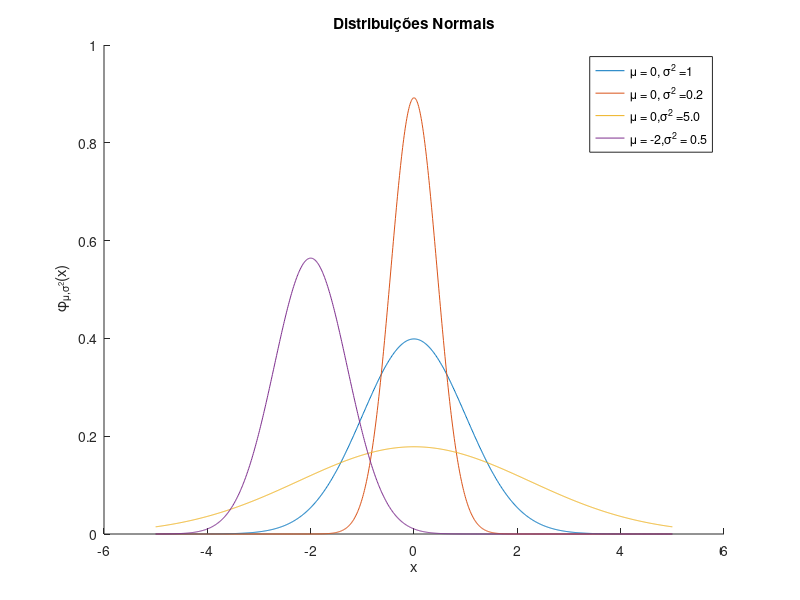
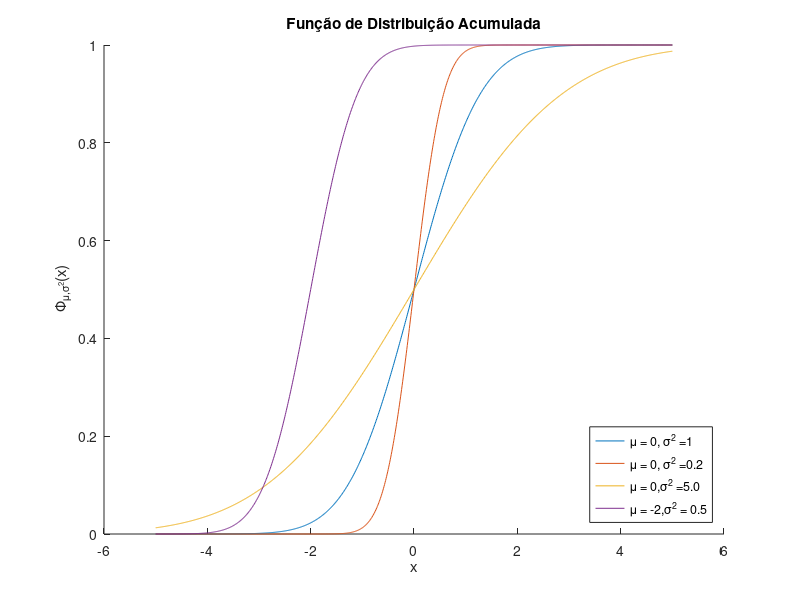

These charts were generated, in order, by the following MATLAB code: (Note: this script raises an error after producing the figures.)
addpath(['./' 'equation_root'], ['./' 'integral_func'])


% Seção 1
printf("==================\n");
printf("     Seção 1\n");
printf("==================\n");


% Tarefa 1
pkg load statistics;


% Tarefa 2
printf("\n\n\n==== Tarefa 2 ===\n");
FDP_Normal = @(x, mu, sigma) 1/sqrt(2.* pi .* sigma.^2).* exp(-(x-mu).^2/(2.*sigma.^2))


% Tarefa 3
printf("\n\n\n==== Tarefa 3 ===\n");
printf("FDP_Normal(0, 0, 1) - normpdf(0, 0, 1) = %f\n", FDP_Normal(0, 0, 1) - normpdf(0, 0, 1));
printf("FDP_Normal(0, 1, 2) - normpdf(0, 1, 2) = %f\n", FDP_Normal(0, 1, 2) - normpdf(0, 1, 2));
printf("Gerando a, b, c aleatórios entre 0 e 1 ...\n");
a = rand();
b = rand();
c = rand();
printf("a = %f\nb = %f\nc = %f\n", a, b, c);
printf("FDP_Normal(a, b, c) - normpdf(a, b, c) = %f\n", FDP_Normal(a, b, c) - normpdf(a, b, c));


% Tarefa 4
xx = -5:0.01:5;
hold on;
plot(xx, normpdf(xx, 0, 1));
plot(xx, normpdf(xx, 0, sqrt(0.2)));
plot(xx, normpdf(xx, 0, sqrt(5.0)));
plot(xx, normpdf(xx, -2, sqrt(0.5)));

% Adicionar legenda
legend('\mu = 0, \sigma^2 =1', '\mu = 0, \sigma^2 =0.2', '\mu = 0,\sigma^2 =5.0', '\mu = -2,\sigma^2 = 0.5');

% Nome nos eixos e título
xlabel('x');
ylabel(' \phi_{\mu,\sigma^2}(x)');
title('Distribuições Normais');

hold off;


% Tarefa 5
printf("\n\n\n==== Tarefa 5 ===\n");
FDA_Normal = @(x, mu, sigma) 1/2 * (1 + erf((x-mu)/(sigma * sqrt(2))))
printf("FDA_Normal(0, 0, 1) - normcdf(0, 0, 1) = %f\n", FDA_Normal(0, 0, 1) - normcdf(0, 0, 1));
printf("FDA_Normal(0, 1, 2) - normcdf(0, 1, 2) = %f\n", FDA_Normal(0, 1, 2) - normcdf(0, 1, 2));
printf("Gerando a, b, c aleatórios entre 0 e 1 ...\n");
a = rand();
b = rand();
c = rand();
printf("a = %f\nb = %f\nc = %f\n", a, b, c);
printf("FDA_Normal(a, b, c) - normcdf(a, b, c) = %f\n", FDA_Normal(a, b, c) - normcdf(a, b, c));

figure()
hold on
plot(xx, normcdf(xx, 0, 1));
plot(xx, normcdf(xx, 0, sqrt(0.2)));
plot(xx, normcdf(xx, 0, sqrt(5.0)));
plot(xx, normcdf(xx, -2, sqrt(0.5)));

% Adicionar legenda
legend('\mu = 0, \sigma^2 =1', '\mu = 0, \sigma^2 =0.2', '\mu = 0,\sigma^2 =5.0', '\mu = -2,\sigma^2 = 0.5', 'Location', 'southeast');

% Nome nos eixos e título
xlabel('x');
ylabel(' \Phi_{\mu,\sigma^2}(x)');
title('Função de Distribuição Acumulada');



% Tarefa 6
printf("\n\n\n==== Tarefa 6 ===\n");
printf("FDA = 0.99  ==>   1/2 * (1 + erf((x-mu)/(sigma * sqrt(2)))) = 0.99   ==>\n");
printf("erf((x-mu)/(sigma * sqrt(2))) = (0.99 * 2) - 1   ==>   x = erfinv((0.99 * 2) - 1) * sigma * sqrt(2) + mu\n");
printf("x = erfinv(0.98) * sqrt(0.5) * sqrt(2) + (-2)\n");
printf("x = erfinv(49/50) - 2\n");
x = erfinv(49/50) - 2


% Tarefa 7
mu = -2;
sigma = 0.7;
func = @(x) FDP_Normal(x, mu, sigma);
a = mu - 10 * sigma;
b = 10;
erros = zeros([12 4]);
fprintf('------------------------------------------------------------------------------------------\n');
fprintf('|   n   |   Trapezios   |   Simpson   |   Simpson 3/8   |   Quadratura Gaussiana   |\n');
fprintf('------------------------------------------------------------------------------------------\n');

for n = 1:12
    fprintf('|   %2d  |', n);

	integral_correct = normcdf(b, mu, sigma) - normcdf(a, mu, sigma);

    integral_result = integralTrapeziosRepetidaFunc(func, a, b, n, 0);
    error_trapezoid = abs(integral_correct - integral_result);
    %fprintf('   %12.6f   |', integral_result);
    fprintf('   %12.6f   |', error_trapezoid);
    erros(n, 1) = error_trapezoid;

    integral_result = integralSimpsonRepetidaFunc(func, a, b, n, 0);
    error_simpson = abs(integral_correct - integral_result);
    %fprintf('   %12.6f   |', integral_result);
    fprintf('   %12.6f   |', error_simpson);
    erros(n, 1) = error_simpson;

    integral_result = integralSimpson38RepetidaFunc(func, a, b, n, 0);
    error_simpson38 = abs(integral_correct - integral_result);
    %fprintf('   %15.6f   |', integral_result);
    fprintf('   %15.6f   |', error_simpson38);
    erros(n, 1) = error_simpson38;

    C = coefGaussLegendre(n + 1);
    [T, A] = tabelaAbcissasPesosGaussLegendre(C);
    integral_result = integralGaussLegendreFunc(func, a, b, n, T, A, 0);
    error_gauss = abs(integral_correct - integral_result);
    %fprintf('   %22.6f   |', integral_result);
    fprintf('   %22.6f   |', error_gauss);
    erros(n, 1) = error_gauss;

    fprintf('\n');
end
figure()
bar(1:12, erros);
legend('Trapezios', 'Simpson 1/3', 'Simpson 3/8', 'Quadratura Gaussiana');
xlabel('Quantidade de Subdivisões');
ylabel('Erro');
title('Evolução do Erro em Relação à Quantidade de Subdivisões');
fprintf('------------------------------------------------------------------------------------------\n');


% Tarefa 8
semente = 2021;
randn('seed', semente);
n = 1000;
xx = mu + sigma .* randn(1, n);


% Tarefa 9
printf("\n\n\n==== Tarefa 9 ===\n");
mu_estimate = 1/n * sum(xx)
sigma_estimate = sqrt(1/(n-1)*sumsq(xx - mu_estimate))
printf("|mu_estimate - mu| = %f\n",  abs(mu_estimate - mu));
printf("|sigma_estimate - sigma| = %f\n",  abs(sigma_estimate - sigma));


% Tarefa 10
printf("\n\n\n==== Tarefa 9 ===\n");
func = @(x) FDA_Normal(x, mu, sigma) - 0.99;
raizBisecPosFalsa( 0, func, -1, 0, 0, 10000)
solucao_analitica = mu + sigma * sqrt(2) * erfinv(2 * 0.99 - 1)



% Seção 2
printf("\n\n\n");
printf("==================\n");
printf("     Seção 2\n");
printf("==================\n");


% Tarefa 1
printf("\n\n\n==== Tarefa 1 ===\n");
figure();
hold on;
k = ceil(1 + 3.322 * log(n))
[nn_hist xx_hist] = hist(xx, k);
delta_x = xx_hist(2) - xx_hist(1);
[yy_hist xx_hist] = hist(xx, k, 1/delta_x);
hist(xx, k, 1/delta_x)
xlabel('Distribuicao Normal');
ylabel('Densidade de Probabilidade');
title('Histograma');


% Tarefa 2
printf("\n\n\n==== Tarefa 2 ===\n");
xx_fit = -7:0.01:3;
plot(xx_fit, normpdf(xx_fit, mu_estimate, sigma_estimate));
yy_hat = normpdf(xx_hist, mu_estimate, sigma_estimate);
RSS = sumsq(yy_hat - yy_hist)



% Seção 3
printf("\n\n\n");
printf("==================\n");
printf("     Seção 3\n");
printf("==================\n");


% Tarefa 1
printf("\n\n\n==== Tarefa 1 ===\n");
FDP_Weibull = @(x, lambda, k) k/lambda .* (x./lambda)^(k-1) .* exp(-(x./lambda).^k)


% Tarefa 2
printf("\n\n\n==== Tarefa 2 ===\n");
printf("FDP_Weibull(1, 0.5, 1) - wblpdf(1, 0.5, 1) = %f\n", FDP_Weibull(1, 0.5, 1) - wblpdf(1, 0.5, 1));
printf("FDP_Weibull(1, 1.5, 2) - wblpdf(1, 1.5, 2) = %f\n", FDP_Weibull(1, 1.5, 2) - wblpdf(1, 1.5, 2));
printf("Gerando a, b, c aleatórios entre 0 e 1 ...\n");
a = rand();
b = rand();
c = rand();
printf("a = %f\nb = %f\nc = %f\n", a, b, c);
printf("FDP_Weibull(a, b, c) - wblpdf(a, b, c) = %f\n", FDP_Weibull(a, b, c) - wblpdf(a, b, c));


% Tarefa 3
figure();
hold on;
xx = 0:0.01:2.5;
plot(xx, wblpdf(xx, 1, 0.5));
plot(xx, wblpdf(xx, 1, 1));
plot(xx, wblpdf(xx, 1, 1.5));
plot(xx, wblpdf(xx, 1, 5));

% Adicionar legenda
legend('\lambda=1,k=0,5', '\lambda=1,k=1','\lambda=1,k=1,5', '\lambda=1,k=5');

% Nome nos eixos e título
xlabel('s');
ylabel('P');
title('Distribuicao de Wibull');



% Tarefa 4
printf("\n\n\n==== Tarefa 4 ===\n");
FDA_Weibull = @(x, lambda, k) 1 - exp(-(x ./ lambda).^k)

printf("FDA_Weibull(1, 0.5, 1) - wblcdf(1, 0.5, 1) = %f\n", FDA_Weibull(1, 0.5, 1) - wblcdf(1, 0.5, 1));
printf("FDA_Weibull(1, 1.5, 2) - wblcdf(1, 1.5, 2) = %f\n", FDA_Weibull(1, 1.5, 2) - wblcdf(1, 1.5, 2));
printf("Gerando a, b, c aleatórios entre 0 e 1 ...\n");
a = rand();
b = rand();
c = rand();
printf("a = %f\nb = %f\nc = %f\n", a, b, c);
printf("FDA_Weibull(a, b, c) - wblcdf(a, b, c) = %f\n", FDA_Weibull(a, b, c) - wblcdf(a, b, c));

figure();
hold on;
xx = 0:0.01:2.5;
plot(xx, wblcdf(xx, 1, 0.5));
plot(xx, wblcdf(xx, 1, 1));
plot(xx, wblcdf(xx, 1, 1.5));
plot(xx, wblcdf(xx, 1, 5));

% Adicionar legenda
legend('\lambda=1,k=0,5', '\lambda=1,k=1','\lambda=1,k=1,5', '\lambda=1,k=5', 'Location', 'southeast');

% Nome nos eixos e título
xlabel('s');
ylabel('P');
title('Distribuicao de Wibull FDA');


% Tarefa 5
xx = wblrnd(1, 1, [1 1000]);


% Tarefa 6 - Usar wblfit
printf("\n\n\n==== Tarefa 6 ===\n");
phi = @(xx, k) (mean(xx .^ k .* log(xx))/mean(xx .^ k) - mean(log(xx))) ^ (-1);
k_estimate = 1;
erro = inf;
while (erro > 10^(-14))
	k_old = k_estimate;
	k_estimate = phi(xx, k_estimate);
	erro = abs((k_estimate - k_old)/k_old);
endwhile
k
lambda_estimate = mean(xx .^ k_estimate) ^ (1/k_estimate)


% Tarefa 7
figure();
hold on;
printf("\n\n\n==== Tarefa 7 ===\n");
k = ceil(1 + 3.322 * log(n));
[nn_hist xx_hist] = hist(xx, k);
delta_x = xx_hist(2) - xx_hist(1);
[yy_hist xx_hist] = hist(xx, k, 1/delta_x);
hist(xx, k, 1/delta_x);
xx_fit = 0:0.01:8;
plot(xx_fit, wblpdf(xx_fit, lambda_estimate, k_estimate));
yy_hat = wblpdf(xx_hist, lambda_estimate, k_estimate);
RSS = sumsq(yy_hat - yy_hist);





% Tarefa 8
printf("\n\n\n==== Tarefa 8 ===\n");
mu_estimate = 1/n * sum(xx)
sigma_estimate = sqrt(1/(n-1)*sumsq(xx - mu_estimate))
printf("|mu_estimate - mu| = %f\n",  abs(mu_estimate - mu));
printf("|sigma_estimate - sigma| = %f\n",  abs(sigma_estimate - sigma));
plot(xx_fit, normpdf(xx_fit, mu_estimate, sigma_estimate));
yy_hat = normpdf(xx_hist, mu_estimate, sigma_estimate);
RSS = sumsq(yy_hat - yy_hist)

% Adicionar legenda
legend('y observado','y predito pela FDP','ajuste com a distribuicao proposta');

xlabel('Intervalos');
ylabel('Frequência');
title('Estimativa da FDP com Mínimos Quadrados e Histograma');
grid on;


% Seção 4
printf("\n\n\n");
printf("==================\n");
printf("     Seção 4\n");
printf("==================\n");


% Tarefa 1
printf("\n\n\n==== Tarefa 1 ===\n");
FDP_Pareto = @(x, mu, sigma, ksi) 1/sigma * (1 + ksi * (x - mu) / sigma) .^ (-1/ksi - 1)


% Tarefa 2
xx = 0:0.01:5;
figure();
hold on;
plot(xx, FDP_Pareto(xx, 0, 1, 1),'r');
plot(xx, FDP_Pareto(xx, 0, 1, 5),'g');
plot(xx, FDP_Pareto(xx, 0, 1, 20),'b');
plot(xx, FDP_Pareto(xx, 0, 2, 1),'r--');
plot(xx, FDP_Pareto(xx, 0, 2, 5),'g--');
plot(xx, FDP_Pareto(xx, 0, 2, 20),'b--');


% Adicionar legenda
legend('\sigma = 1, \xi = 1','\sigma = 1,\xi = 5', '\sigma = 1, \xi = 20','\sigma = 2, \xi = 1','\sigma =1, \xi = 1', '\sigma = 2, \xi = 5', '\sigma = 2, \xi = 20');

xlabel('s');
ylabel('P');
title('Distribuicao Generalizada de Pareto para FDP');

% Tarefa 3
function retval = FDA_Pareto(x, mu, sigma, ksi)
	if (ksi == 0)
		retval = 1 - exp(- (x - mu) / sigma);
	else
		retval = 1 - (1 + ksi * (x - mu) / sigma) .^ (-1/ksi);
	endif
endfunction
figure();
hold on;
plot(xx, FDA_Pareto(xx, 0, 1, 1),'r');
plot(xx, FDA_Pareto(xx, 0, 1, 5),'g');
plot(xx, FDA_Pareto(xx, 0, 1, 20),'b');
plot(xx, FDA_Pareto(xx, 0, 2, 1),'r--');
plot(xx, FDA_Pareto(xx, 0, 2, 5),'g--');
plot(xx, FDA_Pareto(xx, 0, 2, 20),'b--');


% Adicionar legenda
legend('\sigma = 1, \xi = 1','\sigma = 1,\xi = 5', '\sigma = 1, \xi = 20','\sigma = 2, \xi = 1','\sigma =1, \xi = 1', '\sigma = 2, \xi = 5', '\sigma = 2, \xi = 20');

xlabel('s');
ylabel('P');
title('Distribuicao Generalizada de Pareto para FDA');

% Tarefa 4
n = 1000;
xx = gprnd(1, 1, 0, [1 n]);


% Tarefa 5
printf("\n\n\n==== Tarefa 5 ===\n");
figure();
k = ceil(1 + 3.322 * log(n))
[nn_hist xx_hist] = hist(xx, k);
delta_x = xx_hist(2) - xx_hist(1);
[yy_hist xx_hist] = hist(xx, k, 1/delta_x);
mu_estimate = 0
expected_value = 1 / n * sum(xx)
variance = 1 / (n - 1) * sum ((xx - expected_value) .^ 2)
ksi_estimate = 1/2 * (1 - (expected_value - mu_estimate) ^ 2 / variance)
sigma_estimate =  (expected_value - 0) * (1 - ksi_estimate)
xx_fit = 0:0.01:12;
yy_hat = FDP_Pareto(xx_hist, mu_estimate, sigma_estimate, ksi_estimate);
plot(xx_fit, FDP_Pareto(xx_fit, mu_estimate, sigma_estimate, ksi_estimate));
RSS = sumsq(yy_hat - yy_hist)
xlabel('s');
ylabel('P');
title('FDP sujeito a Distribuicao de Paretto Generalizada');

% PROBLEMA PRÁTICO
printf("\n\n\n");
printf("==================\n");
printf("     Problema Prático\n");
printf("==================\n");

wspd = load("vetorWSPD").wspd;
wvht = load("vetorWVHT").wvht;
wspd(wspd==0) = 0.1;
wvht(wvht==0) = 0.1;

wspd = wspd(wspd~=99);
wvht = wvht(wvht~=99);

t_wspd = [1:1:length(wspd)];
t_wvht = [1:1:length(wvht)];

figure()
plot(t_wspd, wspd);

figure()
plot(t_wvht, wvht, '.', 'MarkerSize', 0.2);


% WSPD
k_wspd = ceil(1 + 3.322 * log(length(wspd)));
mu_estimate = 1/length(wspd) * sum(wspd);
sigma_estimate = sqrt(1/(length(wspd)-1)*sumsq(wspd - mu_estimate));

figure()
[nn, xx] = hist(wspd, k_wspd);
hist(wspd, k_wspd);
delta = xx(2) - xx(1);
areaHist = sum(delta*nn);
hold on
xx_fit = xx(1):0.01:xx(end);
plot(xx_fit, normpdf(xx_fit, mu_estimate, sigma_estimate)*areaHist, '.');
plot(xx_fit, gppdf(xx_fit, gpfit(wspd)(1), gpfit(wspd)(2),0)*areaHist, '.');
hold off

% WVHT
k_wvht = ceil(1 + 3.322 * log(length(wvht)));
mu_estimate = 1/length(wvht) * sum(wvht);
sigma_estimate = sqrt(1/(length(wvht)-1)*sumsq(wvht - mu_estimate));

figure()
[nn, xx] = hist(wvht, k_wvht);
hist(wvht, k_wvht);
delta = xx(2) - xx(1);
areaHist = sum(delta*nn);
hold on
xx_fit = xx(1):0.01:xx(end);
plot(xx_fit, normpdf(xx_fit, mu_estimate, sigma_estimate)*areaHist, '.');
##plot(xx_fit, wblpdf(xx_fit, wblfit(wvht)(2), wblfit(wvht)(1))*areaHist, '.');
plot(xx_fit, gppdf(xx_fit, gpfit(wvht)(1), gpfit(wvht)(2),0)*areaHist, '.');
hold off
